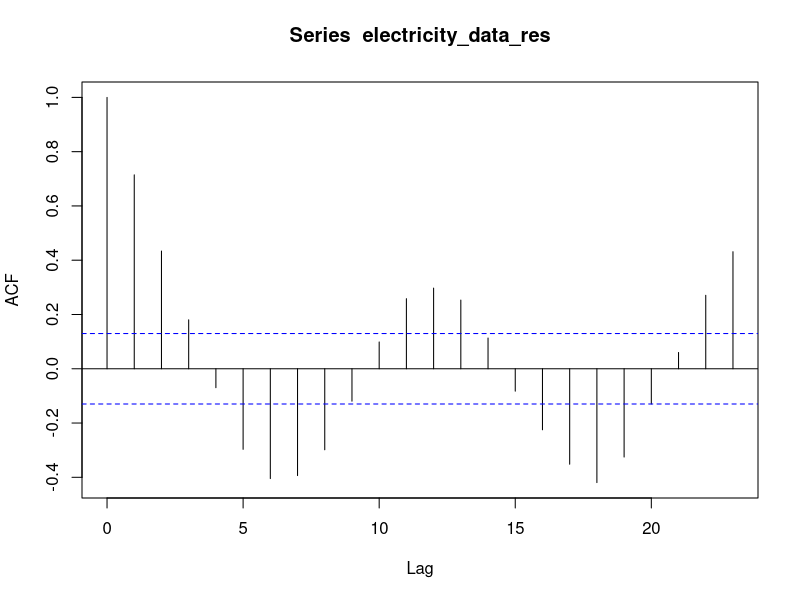
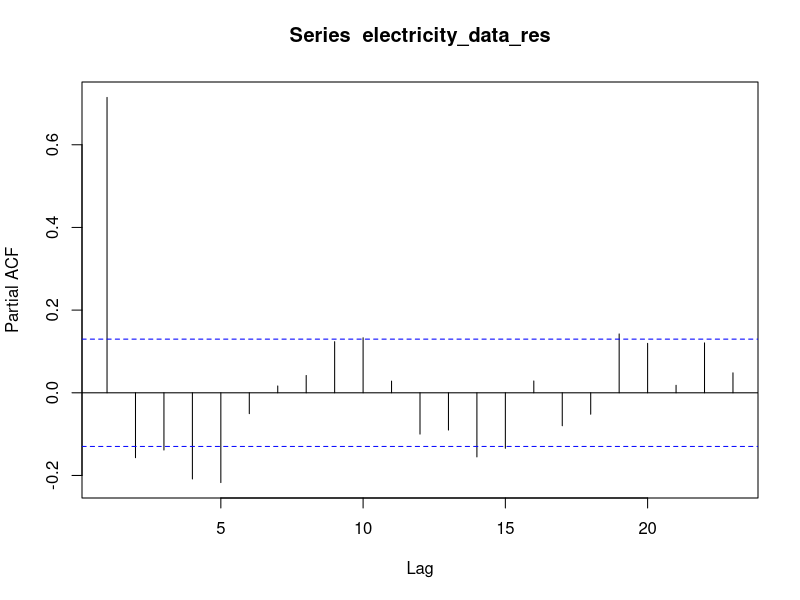
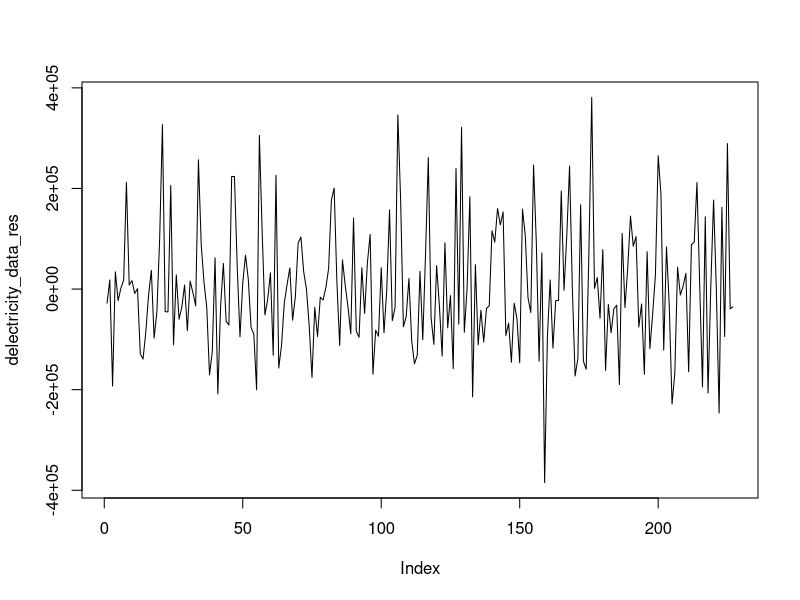
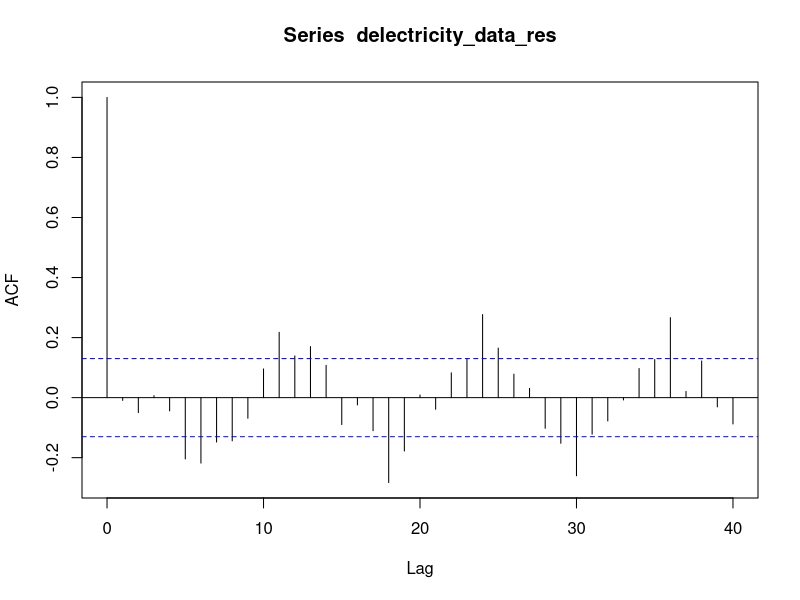
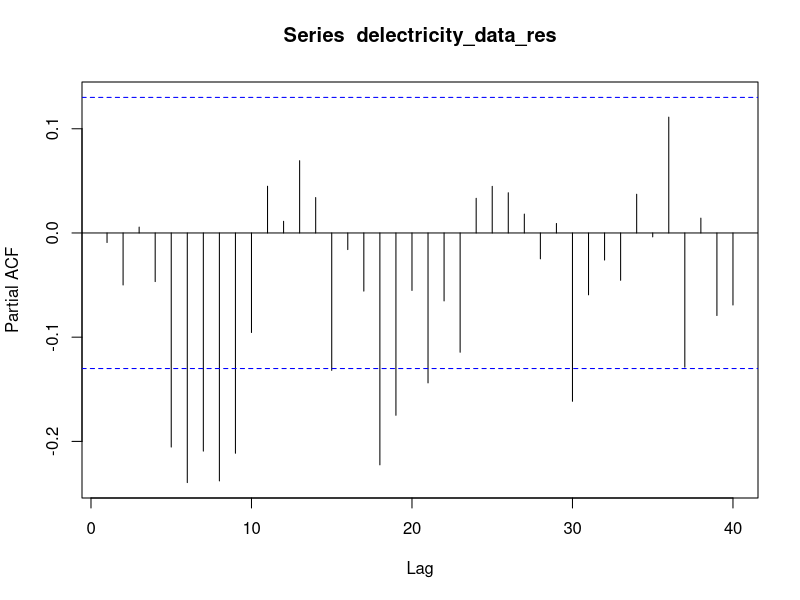
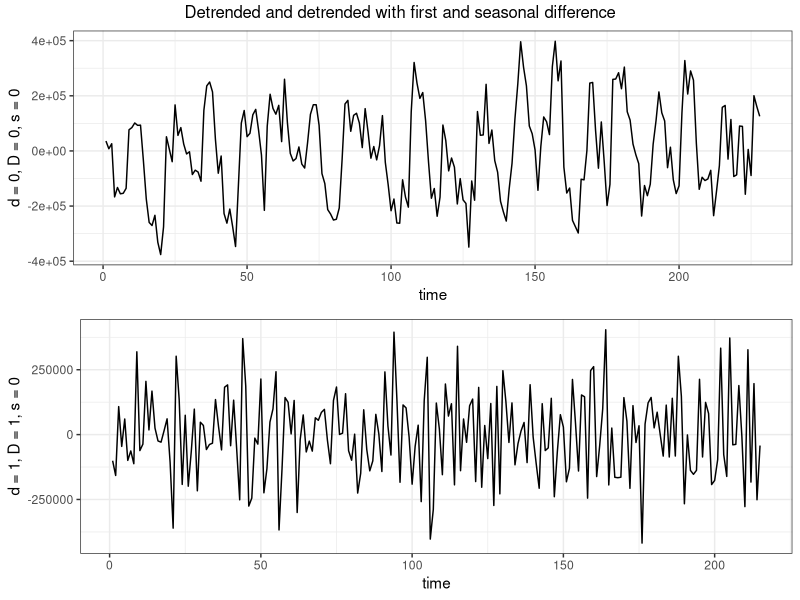
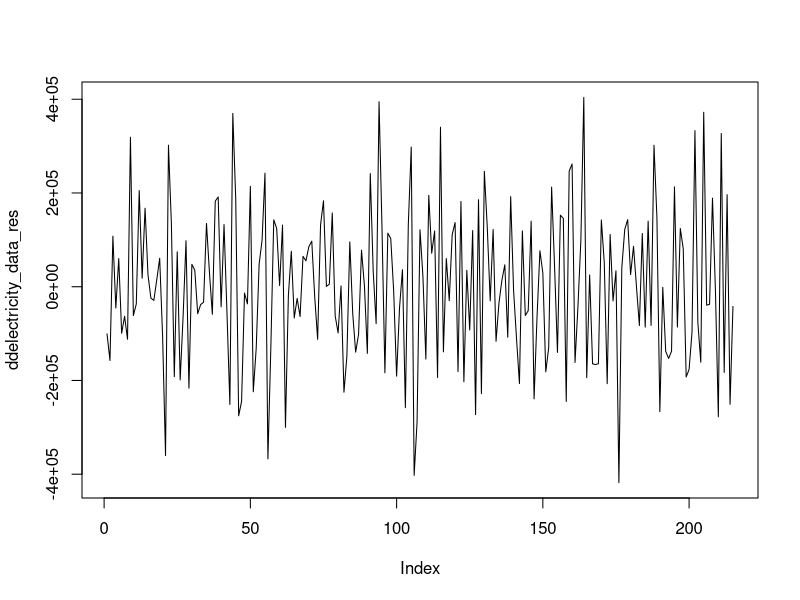

Write R code to recreate these figures, in order. (Note: this script raises an error after producing the figures.)
#function to create differencing of vectors, allowing for iterated differencing
library(ggplot2)
library(gridExtra)
electricity_production_data <- read.csv(file = "cleaned_electricity_production_data.csv")
weather_data <- read.csv(file = "cleaned_weather_data.csv")
#Regression with autocorrelated errors
#We assume a linear model for the relationship between electricity production and percipitation
n_electricity <- dim(electricity_production_data)[1]
n_electricity <- 100
data <- data.frame(y = electricity_production_data$value[1:n_electricity], x = weather_data$value[1:n_electricity])
data_lm <- data.frame(y = electricity_production_data$value[1:228], x = weather_data$value[1:228])
model_lm <- lm(y~x, data = data_lm)
electricity_data_res <- data_lm$y-model_lm$fitted.values
detrended <- ggplot(data = NULL, aes(x = seq(1,228), y = electricity_data_res)) +
  theme_bw() +
  xlab("time") +
  geom_line() +
  ylab("d = 0, D = 0, s = 0")

model_lm$coef
acf1 <- acf(electricity_data_res)
pacf1 <- pacf(electricity_data_res)

delectricity_data_res <- diff(electricity_data_res, lag = 1)
plot(delectricity_data_res, type = "l")
acf(delectricity_data_res,lag.max = 40)
pacf(delectricity_data_res, lag.max = 40)

ddelectricity_data_res <- diff(delectricity_data_res, lag = 12)

dddetrended <- ggplot(data = NULL, aes(x = seq(1,215), y = ddelectricity_data_res)) +
  theme_bw() +
  xlab("time") +
  geom_line() +
  ylab("d = 1, D = 1, s = 0")
grid.arrange(detrended, dddetrended, top ="Detrended and detrended with first and seasonal difference") 
plot(ddelectricity_data_res, type = "l")
acfdd <- ggAcf(ddelectricity_data_res, lag.max = 30) +
  theme_bw() + 
  ggtitle("")
pacfdd <- ggPacf(ddelectricity_data_res, lag.max = 30) +
  theme_bw() +
  ggtitle("")
grid.arrange(acfdd, pacfdd, ncol = 2, top = "ACF and PACF of the detrended differenced series")
#We note that the lag1 + lag12 differencing of the time series y-XB makes it stationary

U <- matrix(0, nrow = n_electricity, ncol = 2)
U[1:n_electricity,1] <- rep(1, n_electricity)
U[1:n_electricity,2] <- weather_data$value[1:n_electricity]

kalman_filter_autocorrelated <- function(parameters,y = data$y,u = U ,n_ahead = 1){
  T <- length(y)
  n <- 14
  phi <- parameters[1]
  theta <- parameters[2]
  Theta <- parameters[3]
  R <- Q <-  parameters[4]
  beta_0 <- parameters[5]
  beta_1 <- parameters[6]
  Gamma <- matrix(c(beta_0,beta_1),nrow = 1)
  mu_0 <- parameters[7]*matrix(1,nrow = 14)
  cov_0 <- parameters[8]*diag(14)
  F <- matrix(0, 14,14)
  F[1:13,2:14] <- diag(13)
  F[1:14,1] <- c(1+phi, -phi,0,0,0,0,0,0,0,0,0, 1, -1-phi,phi)
  G <- matrix(c(1+phi+theta, -phi, 0,0,0,0,0,0,0,0,0,1+Theta, -1-phi+theta*Theta,phi),nrow = 14)
  A <- matrix(c(1,rep(0,13)),nrow = 1)
  x_pred <- matrix(0,n,T+1)
  x_filt <- matrix(0,n,T)
  cov_pred <- array(0, dim = c(n,n,T+1))
  cov_filt <- array(0, dim = c(n,n,T))
  innovations <- rep(0,T)
  sigma <- rep(0,T)
  K <- matrix(0, n,T)
  #Initialize
  x_pred[,1] <- F%*%mu_0
  cov_pred[,,1] <- F%*%cov_0%*%t(F) + Q*G%*%t(G)
  x_filt[,1] <- mu_0
  cov_filt[,,1] <- cov_0
  log_lik_kalman <- 0
  for (t in 1:T){
    #Autocorrelated error Kalman filter
    innovations[t] <- y[t] - A%*%x_pred[,t] - Gamma%*%u[t,]
    sigma[t] <- A%*%cov_pred[,,t]%*%t(A)+R
    #Kalman gain
    K[,t] <- (F%*%cov_pred[,,t]%*%t(A) + R*G)%*%solve(sigma[t])
    
    x_pred[,t+1] <- F%*%x_pred[,t]+K[,t]*innovations[t]
    cov_pred[,,t+1] <- F%*%cov_pred[,,t]%*%t(F) + Q*G%*%t(G) - sigma[t]*K[,t]%*%t(K[,t])
    
    #Filtering
    x_filt[,t] <- x_pred[,t] + cov_pred[,,t]%*%t(A)%*%solve(sigma[t])*innovations[t]
    cov_filt[,,t] <- cov_pred[,,t] - cov_pred[,,t]%*%t(A)%*%solve(sigma[t])%*%A%*%cov_pred[,,t]
    log_lik_kalman <- log_lik_kalman + 0.5*(log(abs(sigma[t]))+innovations[t]^2/sigma[t])
  }
  if(n_ahead != 0){
    x_fore <- matrix(0, n, n_ahead+1)
    x_fore[,1] <- x_pred[,T+1]
    cov_fore <- array(0, dim = c(n,n,n_ahead+1))
    cov_fore[,,1] <- cov_pred[,,T+1]
    
    for (t in 1:n_ahead){
      x_fore[,t+1] <- F%*%x_fore[,t]
      cov_fore[,,t+1] <- F%*%cov_fore[,,t]%*%t(F) + Q*G%*%t(G)
    }
    return(list(innovations = innovations, sigma = sigma, K=K, x_pred = x_pred, x_filt = x_filt, cov_pred = cov_pred,
                cov_filt = cov_filt, x_fore = x_fore, cov_fore = cov_fore, log_lik_kalman = log_lik_kalman))
  }
  return(list(innovations = innovations, sigma = sigma, K = K, x_pred = x_pred, x_filt = x_filt, cov_pred = cov_pred,
              cov_filt = cov_filt, log_lik_kalman = log_lik_kalman))
}

phi <- 1
theta <- 1
Theta <- 1
R <- Q <-  1
beta_0 <-model_lm$coefficients[1]
beta_1 <- model_lm$coefficients[2]
mu_0 <- 0
cov_0 <- var(data$y)
parameters = c(phi, theta, Theta, R, beta_0, beta_1,mu_0,cov_0)
names(parameters) <- c("phi", "theta", "Theta", "R", "beta0", "beta1","mu0","cov0")
kalman <- kalman_filter_autocorrelated(parameters,y = data$y,u = U)
plot(kalman$x_filt[1,] + (Gamma%*%t(U))[1,],type = "l")
lines(data$y,col = "magenta")
plot(kalman$innovations/sqrt(kalman$sigma),type = "l")

log_lik_kalman <- function(parameters){kalman_filter_autocorrelated(parameters, n_ahead = 0)$log_lik_kalman}
maximum_likelihood_kalman<- function(y,u,parameters){
  opt <- optim(par = parameters, fn = log_lik_kalman, method = "BFGS")
}
ml_kalman <- maximum_likelihood_kalman(y = data$y, u = U, parameters = parameters)
ml_kalman$par
Gamma <- matrix(c(model_lm$coefficients), nrow = 1)
optimal_x_pred <- kalman_filter_autocorrelated(parameters = ml_kalman$par)
#Innovations and variance-covariance matrix
plot(optimal_x_pred$innovations,type = "l")
plot(optimal_x_pred$sigma[16:100], type = "l")
plot(optimal_x_pred$sigma[20:100],type = "l")
#Predictions

x_pred <- ggplot(data = NULL, aes(x = 1:n_electricity)) +
  theme_bw() +
  geom_line(data = NULL, aes(y = optimal_x_pred$x_pred[1,1:n_electricity]+ (Gamma%*%t(U))[1,],col = "Predicted")) +
  geom_line(data = NULL, aes(y = data$y, col = "Actual")) +
  scale_color_manual(name = "Predicted versus actual values", values = c("Predicted" = "red", "Actual" = "blue")) +
  ggtitle("Predicted versus actual electricity production") +
  xlab("time")+
  ylab("Predicted Y (MWh)")
x_filt <- ggplot(data = NULL, aes(x = 1:n_electricity)) +
  theme_bw() +
  geom_line(data = NULL, aes(y = optimal_x_pred$x_filt[1,1:n_electricity]+ (Gamma%*%t(U))[1,],col = "Filtered")) +
  geom_line(data = NULL, aes(y = data$y, col = "Actual")) +
  scale_color_manual(name = "Filtered versus actual values", values = c("Filtered" = "red", "Actual" = "blue")) +
  ggtitle("Predicted versus actual electricity production") +
  xlab("time")+
  ylab("Predicted Y (MWh)")
grid.arrange(x_pred,x_filt, nrow = 2)
plot(optimal_x_pred$x_pred[1,]+ (Gamma%*%t(U))[1,],type = "l", col = "blue")
lines(electricity_production_data$value, col = "red")
#Filtering working
plot(optimal_x_pred$x_filt[1,]+(Gamma%*%t(U))[1,],type = "l")
lines(data$y, col = "red")

#forecasting
optimal_x_fore <- kalman_filter_autocorrelated(parameters <- ml_kalman$par,n_ahead = 10)
plot(optimal_x_fore$x_fore[1,],type = "l")

